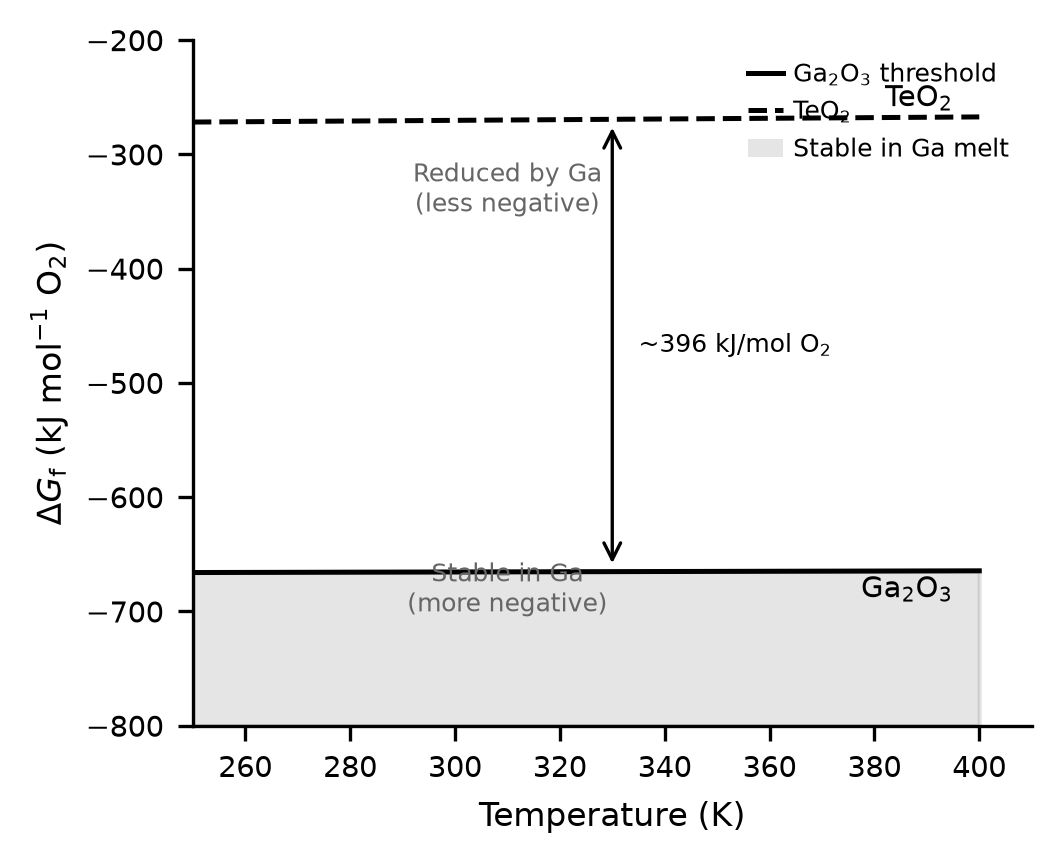

Python code for this plot:
"""
Fig 2: Ellingham diagram - Gibbs energy of oxide formation per mol O2 vs T.

Temperature window: 250-400 K (Ga melt window and low melting alloys).

Thermodynamic data:
  Ga2O3: 4/3 Ga + O2 -> 2/3 Ga2O3
    DeltaGf(Ga2O3) = -998.3 kJ/mol at 298K (JANAF/Zinkevich & Aldinger JACS 2004)
    per mol O2: DeltaG = 3 * DeltaGf(Ga2O3) = -1497.5 kJ/mol O2 at 298K
    Wait: stoichiometry: 4/3 Ga(l) + O2(g) -> 2/3 Ga2O3(s)
    So DeltaG_rxn = 2/3 * DeltaGf(Ga2O3)
    DeltaGf(Ga2O3) = -998.3 kJ/mol Ga2O3
    DeltaG per mol O2 = 2/3 * (-998.3) = -665.5 kJ/mol O2 at 298K <- this matches the manuscript!
    The slope is approximately -DeltaSf per mol O2; for solid oxide formation from liquid metal:
    DeltaS ~ -5 to -20 J/(mol O2 K) (small over this narrow window)
    Use linear approximation with small positive slope in deltaG vs T (less negative at higher T)
    dG/dT ~ +10 J/(mol O2 K) for Ga2O3 (Zinkevich data)

  TeO2: Te(s/l) + O2(g) -> TeO2(s)
    DeltaGf(TeO2) = -270.3 kJ/mol at 298K (JANAF)
    per mol O2 = -270.3 kJ/mol O2 (1:1 stoichiometry)
    dG/dT ~ +30 J/(mol O2 K) (more positive slope, less stable at high T)

The manuscript states: Ga2O3 lies below TeO2 by ~395 kJ/mol O2, which matches:
-665.5 - (-270.3) = -395.2 kJ/mol O2. This is exactly the gap in the manuscript.

Stability criterion: candidates with DeltaG_formation more negative than Ga2O3 line
are NOT reduced by Ga (they win the competition for oxygen).
Those with less negative DeltaG are reduced by Ga -> Ga2O3.
TeO2 is above the Ga2O3 line, so Ga reduces it.
"""

import numpy as np
import matplotlib.pyplot as plt
import matplotlib.patches as mpatches

T = np.linspace(250, 400, 200)

# Ga2O3: 4/3 Ga(l) + O2 -> 2/3 Ga2O3(s), DeltaG per mol O2
# At 298 K: -665.5 kJ/mol O2; slope +10 J/(mol O2 K) (Zinkevich & Aldinger data)
dG_Ga2O3 = -665.5 + 10e-3 * (T - 298)   # kJ/mol O2

# TeO2: Te + O2 -> TeO2, DeltaG per mol O2
# At 298 K: -270.3 kJ/mol O2; slope +30 J/(mol O2 K)
dG_TeO2 = -270.3 + 30e-3 * (T - 298)    # kJ/mol O2

fig, ax = plt.subplots(figsize=(3.46, 2.8))

# Stable zone: below Ga2O3 line (more negative = stable vs Ga)
ax.fill_between(T, dG_Ga2O3, -800, alpha=0.10, color='k', zorder=0,
                label='Stable in Ga melt')

ax.plot(T, dG_Ga2O3, 'k-', linewidth=1.2, label='Ga$_2$O$_3$ threshold')
ax.plot(T, dG_TeO2,  'k--', linewidth=1.2, label='TeO$_2$')

# Annotate lines
ax.text(395, dG_Ga2O3[-1] - 4, 'Ga$_2$O$_3$', fontsize=7, ha='right', va='top')
ax.text(395, dG_TeO2[-1] + 3,  'TeO$_2$',      fontsize=7, ha='right', va='bottom')

# Annotate stability boundary
ax.annotate("Stable in Ga\n(more negative)", xy=(310, -700), fontsize=6,
            ha='center', color='0.4')
ax.annotate("Reduced by Ga\n(less negative)", xy=(310, -350), fontsize=6,
            ha='center', color='0.4')

# Arrow showing displacement
mid_T = 330
ax.annotate("", xy=(mid_T, dG_Ga2O3[np.argmin(np.abs(T - mid_T))]),
            xytext=(mid_T, dG_TeO2[np.argmin(np.abs(T - mid_T))]),
            arrowprops=dict(arrowstyle='<->', color='k', lw=0.8))
gap = dG_TeO2[np.argmin(np.abs(T - mid_T))] - dG_Ga2O3[np.argmin(np.abs(T - mid_T))]
ax.text(mid_T + 5, (dG_Ga2O3[np.argmin(np.abs(T - mid_T))] +
                    dG_TeO2[np.argmin(np.abs(T - mid_T))]) / 2,
        f"~{abs(gap):.0f} kJ/mol O$_2$", fontsize=6, va='center')

ax.set_xlabel("Temperature (K)", fontsize=8)
ax.set_ylabel(r"$\Delta G_\mathrm{f}$ (kJ mol$^{-1}$ O$_2$)", fontsize=8)
ax.set_xlim(250, 410)
ax.set_ylim(-800, -200)
ax.tick_params(labelsize=7)
ax.spines['top'].set_visible(False)
ax.spines['right'].set_visible(False)

handles = [
    plt.Line2D([0], [0], color='k', linestyle='-', lw=1.2),
    plt.Line2D([0], [0], color='k', linestyle='--', lw=1.2),
    mpatches.Patch(facecolor='k', alpha=0.10, label='Stable zone'),
]
labels = ['Ga$_2$O$_3$ threshold', 'TeO$_2$', 'Stable in Ga melt']
ax.legend(handles, labels, fontsize=6, frameon=False, loc='upper right',
          handlelength=1.4, handletextpad=0.4)

plt.tight_layout(pad=0.4)
out = r"C:\Users\busta\Code\odinzen_publication_inventory\_work\ga_nucleant_figures\fig2_ellingham.png"
plt.savefig(out, dpi=300, bbox_inches='tight')
print(f"Saved {out}")
